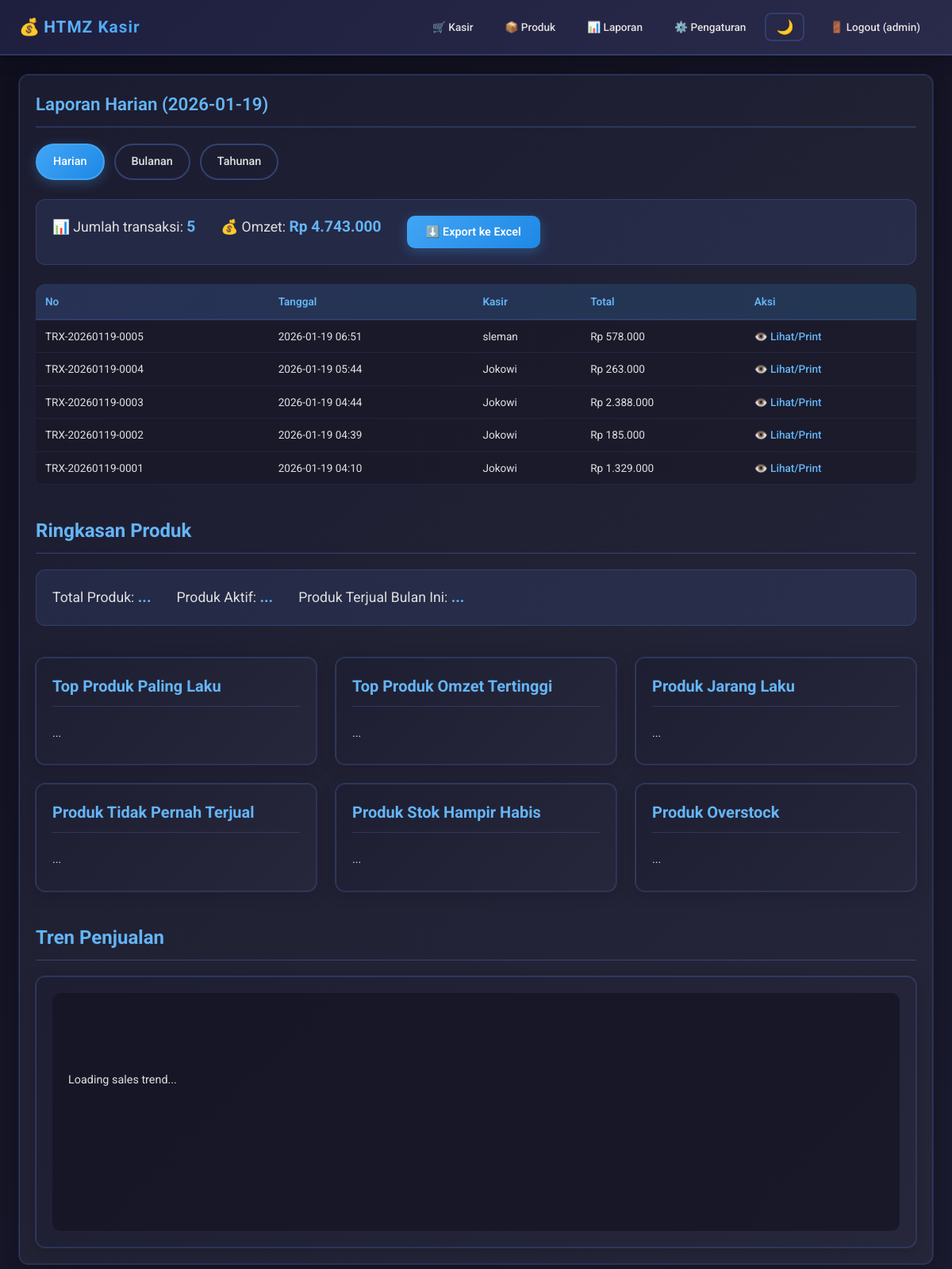
The app's page /reports (signed in) with its own data.
### models.py (models this page shows)
class Transaction(Base):
    __tablename__ = "transactions"
    id = Column(Integer, primary_key=True)
    trx_no = Column(String, unique=True, nullable=False)
    created_at = Column(DateTime, default=datetime.utcnow)
    cashier = Column(String, nullable=False)
    payment_method = Column(String, default="cash")  # cash/qris/transfer
    total = Column(Float, nullable=False, default=0)
    paid = Column(Float, nullable=False, default=0)
    change = Column(Float, nullable=False, default=0)
    items = relationship("TransactionItem", back_populates="trx", cascade="all, delete-orphan")

### app.py (the view)
@app.get("/reports", response_class=HTMLResponse)
def reports_page(request: Request, mode: str = "daily", db: Session = Depends(get_db)):
    r = require_login(request)
    if r: return r
    now = datetime.now()
    q = db.query(Transaction)
    if mode == "daily":
        start = datetime(now.year, now.month, now.day, 0, 0, 0)
        end = datetime(now.year, now.month, now.day, 23, 59, 59)
        title = f"Laporan Harian ({start.date()})"
    elif mode == "monthly":
        start = datetime(now.year, now.month, 1, 0, 0, 0)
        last_day = monthrange(now.year, now.month)[1]
        end = datetime(now.year, now.month, last_day, 23, 59, 59)
        title = f"Laporan Bulanan ({now.strftime('%Y-%m')})"
    else:
        start = datetime(now.year, 1, 1, 0, 0, 0)
        end = datetime(now.year, 12, 31, 23, 59, 59)
        title = f"Laporan Tahunan ({now.year})"
    trx_list = q.filter(Transaction.created_at >= start, Transaction.created_at <= end).order_by(Transaction.id.desc()).all()
    omzet = sum(t.total for t in trx_list)
    jumlah = len(trx_list)
    return templates.TemplateResponse("reports.html", {
        "request": request,
        "title": title,
        "mode": mode,
        "trx_list": trx_list,
        "omzet": format_idr(omzet),
        "jumlah": jumlah,
        "user": request.session["user"]
    })

### templates/reports.html
{% extends "layout.html" %}
{% block content %}
<div class="card" id="reports-page">
  <h2>{{ title }}</h2>
  <div class="tabs">
    <a class="tab {% if mode=='daily' %}active{% endif %}" href="/reports?mode=daily" data-mode="daily">Harian</a>
    <a class="tab {% if mode=='monthly' %}active{% endif %}" href="/reports?mode=monthly" data-mode="monthly">Bulanan</a>
    <a class="tab {% if mode=='yearly' %}active{% endif %}" href="/reports?mode=yearly" data-mode="yearly">Tahunan</a>
  </div>
  <div class="summary">
    <div>📊 Jumlah transaksi: <b>{{ jumlah }}</b></div>
    <div>💰 Omzet: <b>Rp {{ omzet }}</b></div>
    <button id="export-excel-btn" class="btn" style="background-color: #4CAF50;">⬇️ Export ke Excel</button>
  </div>
  <table class="table">
    <thead><tr><th>No</th><th>Tanggal</th><th>Kasir</th><th>Total</th><th>Aksi</th></tr></thead>
    <tbody>
      {% for t in trx_list %}
      <tr>
        <td>{{ t.trx_no }}</td>
        <td>{{ t.created_at.strftime("%Y-%m-%d %H:%M") }}</td>
        <td>{{ t.cashier }}</td>
        <td>Rp {{ t.total | format_idr }}</td>
        <td><a href="/receipt/{{t.id}}?from=reports&mode={{ mode }}" style="color: #64b5f6; text-decoration: none; font-weight: 500;">👁️ Lihat/Print</a></td>
      </tr>
      {% endfor %}
    </tbody>
  </table>
  <h3 class="report-section-title">Ringkasan Produk</h3>
  <div class="summary product-summary">
    <div>Total Produk: <b id="total-products">...</b></div>
    <div>Produk Aktif: <b id="active-products">...</b></div>
    <div>Produk Terjual Bulan Ini: <b id="products-sold-this-month">...</b></div>
  </div>
  <div class="grid-reports">
    <div class="card">
      <h3 class="report-card-title">Top Produk Paling Laku</h3>
      <ul id="top-selling-products" class="report-list">
        <li>...</li>
      </ul>
    </div>
    <div class="card">
      <h3 class="report-card-title">Top Produk Omzet Tertinggi</h3>
      <ul id="highest-revenue-products" class="report-list">
        <li>...</li>
      </ul>
    </div>
    <div class="card">
      <h3 class="report-card-title">Produk Jarang Laku</h3>
      <ul id="rarely-sold-products" class="report-list">
        <li>...</li>
      </ul>
    </div>
    <div class="card">
      <h3 class="report-card-title">Produk Tidak Pernah Terjual</h3>
      <ul id="never-sold-products" class="report-list">
        <li>...</li>
      </ul>
    </div>
    <div class="card">
      <h3 class="report-card-title">Produk Stok Hampir Habis</h3>
      <ul id="low-stock-products" class="report-list">
        <li>...</li>
      </ul>
    </div>
    <div class="card">
      <h3 class="report-card-title">Produk Overstock</h3>
      <ul id="overstock-products" class="report-list">
        <li>...</li>
      </ul>
    </div>
  </div>
  <h3 class="report-section-title">Tren Penjualan</h3>
  <div class="card">
    <div id="sales-trend-chart" style="height: 300px;">
      <pre id="sales-trend-raw">Loading sales trend...</pre>
    </div>
  </div>
</div>
{% endblock %}

### static/style.css (style rules this page uses)
* { box-sizing: border-box; font-family: 'Roboto', sans-serif; }
:root { --bg-primary: linear-gradient(135deg, #0f0f1e 0%, #1a1a2e 100%); --bg-secondary: linear-gradient(135deg, rgba(30, 30, 50, 0.9) 0%, rgba(40, 40, 60, 0.9) 100%); --bg-topbar: linear-gradient(135deg, #1e1e3f 0%, #2a2a4a 100%); --text-primary: #e0e0e0; --text-secondary: #b0b0b0; --border-color: rgba(100, 150, 255, 0.2); --accent-color: #64b5f6; --input-bg: rgba(20, 20, 35, 0.8); --table-bg: rgba(20, 20, 35, 0.5); }
body { font-family: 'Roboto', sans-serif; margin: 0; background: var(--bg-primary); color: var(--text-primary); min-height: 100vh; line-height: 1.5; font-size: 0.9rem; transition: background 0.3s ease, color 0.3s ease; }
.card { background: var(--bg-secondary); border: 1px solid var(--border-color); border-radius: 12px; padding: 20px; box-shadow: 0 4px 20px rgba(0, 0, 0, 0.2), 0 0 0 1px var(--border-color); transition: transform 0.3s ease, box-shadow 0.3s ease, background 0.3s ease, border-color 0.3s ease; }
.card h2 { margin-top: 0; margin-bottom: 16px; color: var(--accent-color); font-size: 1.4rem; font-weight: 600; border-bottom: 2px solid var(--border-color); padding-bottom: 10px; transition: color 0.3s ease, border-color 0.3s ease; }
button { cursor: pointer; background: linear-gradient(135deg, #42a5f5 0%, #1e88e5 100%); color: white; border: none; padding: 10px 20px; border-radius: 8px; font-family: 'Roboto', sans-serif; font-weight: 600; font-size: 0.9rem; transition: all 0.3s ease; box-shadow: 0 4px 15px rgba(66, 165, 245, 0.3); }
.table { width: 100%; border-collapse: collapse; margin-top: 16px; background: var(--table-bg); border-radius: 12px; overflow: hidden; transition: background 0.3s ease; }
.table thead { background: linear-gradient(135deg, rgba(100, 150, 255, 0.2) 0%, rgba(66, 165, 245, 0.2) 100%); }
.table th { padding: 12px; text-align: left; font-weight: 600; color: var(--accent-color); font-size: 0.85rem; border-bottom: 2px solid var(--border-color); transition: color 0.3s ease, border-color 0.3s ease; }
.table td { border-bottom: 1px solid rgba(100, 150, 255, 0.1); padding: 10px 12px; vertical-align: top; font-size: 0.85rem; }
.table tbody tr { transition: background 0.2s ease; }
.btn { display: inline-block; padding: 12px 24px; border-radius: 10px; border: none; color: white; text-decoration: none; background: linear-gradient(135deg, #42a5f5 0%, #1e88e5 100%); font-family: 'Roboto', sans-serif; font-weight: 600; font-size: 0.9rem; transition: all 0.3s ease; box-shadow: 0 4px 15px rgba(66, 165, 245, 0.3); text-align: center; }
.tabs { display: flex; gap: 12px; margin: 20px 0; flex-wrap: wrap; }
.tab { padding: 10px 20px; border: 2px solid rgba(100, 150, 255, 0.3); border-radius: 25px; text-decoration: none; color: #e0e0e0; transition: all 0.3s ease; font-weight: 500; }
.tab.active { background: linear-gradient(135deg, #42a5f5 0%, #1e88e5 100%); border-color: #42a5f5; color: white; box-shadow: 0 4px 15px rgba(66, 165, 245, 0.3); }
.summary { display: flex; gap: 32px; margin: 24px 0; padding: 20px; background: rgba(100, 150, 255, 0.1); border-radius: 12px; border: 1px solid var(--border-color); flex-wrap: wrap; transition: border-color 0.3s ease; }
.summary > div { font-size: 1.1rem; }
.summary b { color: var(--accent-color); font-size: 1.2rem; transition: color 0.3s ease; }
.table a { color: #64b5f6; text-decoration: none; transition: color 0.2s ease; }
.report-section-title { color: #64b5f6; font-size: 1.5rem; margin-top: 40px; margin-bottom: 20px; border-bottom: 1px solid rgba(100, 150, 255, 0.3); padding-bottom: 10px; }
.summary.product-summary { margin-top: 20px; margin-bottom: 40px; }
.grid-reports { display: grid; grid-template-columns: repeat(auto-fit, minmax(300px, 1fr)); gap: 24px; margin-bottom: 40px; }
.report-card-title { color: #64b5f6; font-size: 1.25rem; margin-top: 0; margin-bottom: 15px; padding-bottom: 10px; border-bottom: 1px solid rgba(100, 150, 255, 0.2); }
.report-list { list-style: none; padding: 0; margin: 0; }
.report-list li { padding: 8px 0; border-bottom: 1px dashed rgba(100, 150, 255, 0.1); }
.report-list li:last-child { border-bottom: none; }
#sales-trend-chart { background: rgba(20, 20, 35, 0.8); border-radius: 10px; padding: 20px; color: #e0e0e0; font-family: 'Roboto', sans-serif; white-space: pre; overflow-x: auto; }

### records on screen
Transaction: trx_no "TRX-20260119-0005", created_at "2026-01-19 06:51", cashier "sleman", total "578.000"
Transaction: trx_no "TRX-20260119-0004", created_at "2026-01-19 05:44", cashier "Jokowi", total "263.000"
Transaction: trx_no "TRX-20260119-0003", created_at "2026-01-19 04:44", cashier "Jokowi", total "2.388.000"
Transaction: trx_no "TRX-20260119-0002", created_at "2026-01-19 04:39", cashier "Jokowi", total "185.000"
Transaction: trx_no "TRX-20260119-0001", created_at "2026-01-19 04:10", cashier "Jokowi", total "1.329.000"

### other values on screen
{{ user.username }} "admin"
{{ title }} "Laporan Harian (2026-01-19)"
{{ jumlah }} "5"
{{ omzet }} "4.743.000"
